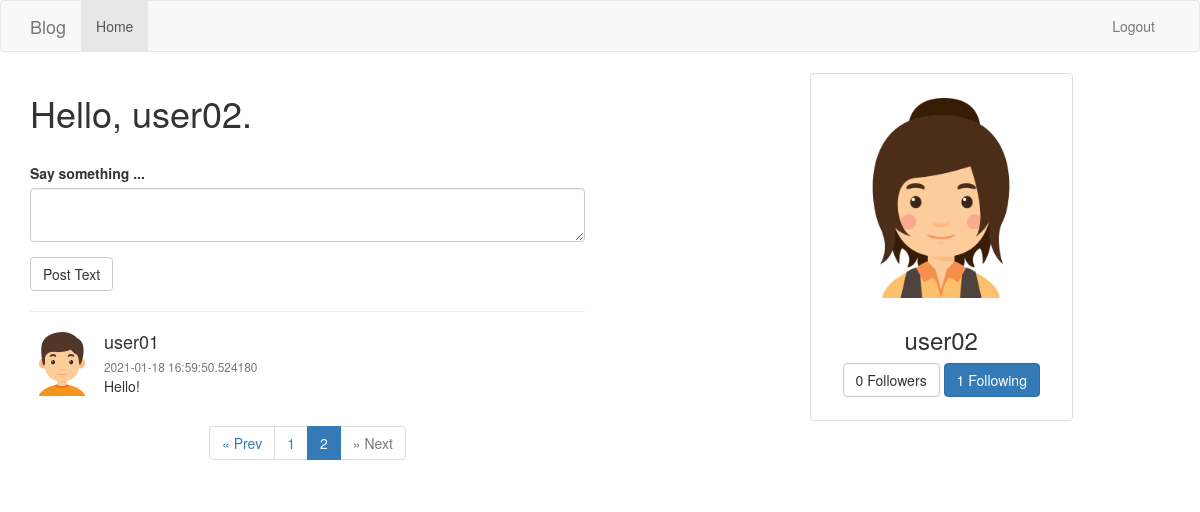
The app's page /?page=2 (signed in) with its own data.
### app/models.py (models this page shows, shortened)
class User(db.Model, UserMixin):
    id = db.Column(db.Integer, primary_key=True)
    username = db.Column(db.String(20), unique=True, nullable=False)
    password = db.Column(db.String(20), nullable=False)
    email = db.Column(db.String(120), unique=True, nullable=False)
    avatar_img = db.Column(db.String(120), default='/static/assets/default_avatar.png', nullable=False)
    posts = db.relationship('Post', backref=db.backref('author', lazy=True))
    followed = db.relationship(
        'User', secondary=followers,
        primaryjoin=(followers.c.follower_id == id),
        secondaryjoin=(followers.c.followed_id == id),
        backref=db.backref('followers', lazy=True),
        lazy=True
    )

class Post(db.Model):
        id = db.Column(db.Integer, primary_key=True)
        body = db.Column(db.String(140), nullable=False)
        timestamp = db.Column(db.DateTime, default=datetime.utcnow)
        user_id = db.Column(db.Integer, db.ForeignKey('user.id'), nullable=False)

### app/routes.py (the view)
@app.route('/', methods=['GET','POST'])
@login_required
def index():
    form = PostTweetForm()
    if form.validate_on_submit():
        body = form.text.data
        post = Post(body=body)
        current_user.posts.append(post)
        db.session.commit()
        flash('You have post a new tweet', category='success')
    n_followers = len(current_user.followers)
    n_followed = len(current_user.followed)
    page = request.args.get('page', 1, type=int)
    posts = Post.query.order_by(Post.timestamp.desc()).paginate(page, 5, False)
    return render_template('index.html', form=form, posts=posts, n_followers=n_followers, n_followed=n_followed)

### app/forms.py
class PostTweetForm(FlaskForm):
    text = TextAreaField('Say something ...', validators=[DataRequired(), Length(min=1, max=140)])
    submit = SubmitField('Post Text')

### app/models.py (called while the page is built)
@login.user_loader
def load_user(user_id):
    return User.query.filter_by(id=user_id).first()

### app/templates/index.html
{% extends "base.html" %}
{% block blog_content %}
  <div class="row">
    <div class="col-md-6">
      <h1>Hello, {{ current_user.username }}.</h1>
      <br>
      {% import 'bootstrap/wtf.html' as wtf %}
      {{ wtf.quick_form(form) }}
      <hr>
      {% include 'post_content.html' %}
    </div>
    <div class="col-md-3 col-md-offset-2">
      <div class="thumbnail text-center">
        <br>
        <img src="{{ current_user.avatar_img }}" alt="avatar" width="200px">
        <div class="caption">
          <h3>{{ current_user.username }}</h3>
          <p>
            <a href="#" class="btn btn-default" role="button">{{ n_followers }} Followers</a>
            <a href="#" class="btn btn-primary" role="button">{{ n_followed }} Following</a>
          </p>
        </div>
      </div>
    </div>
  </div>
{% endblock %}

### app/templates/post_content.html
{% for post in posts.items %}
    <div class="media">
        <div class="media-left">
            <a href="{{ url_for('user_page', username=post.author.username) }}">
            <img class="media-object" src="{{ post.author.avatar_img }}" alt="avatar" width="64px" >
            </a>
        </div>
        <div class="media-body">
            <h4 class="media-heading">{{ post.author.username }}</h4>
            <small class="text-muted">{{ post.timestamp }}</small>
            <p>{{ post.body }}</p>
        </div>
    </div>
{% endfor %}
<nav aria-label="Page navigation">
    <center>
        <ul class="pagination">
            <li class="{% if not posts.has_prev %}disabled{% endif %}">
                <a href="{{ url_for('index', page=posts.prev_num) }}" aria-label="Previous">
                    <span aria-hidden="true">&laquo; Prev</span>
                </a>
            </li>
            {% for i in posts.iter_pages(left_edge=2, left_current=1, right_current=2, right_edge=2) %}
                {% if i %}
                    <li class="{% if i==posts.page %}active{% endif %}"><a href="{{ url_for('index', page=i) }}">{{ i }}</a></li>
                {% else %}
                    <li class="disabled"><a href="#">...</a></li>
                {% endif %}
            {% endfor %}
            <li class="{% if not posts.has_next %}disabled{% endif %}">
                <a href="{{ url_for('index', page=posts.next_num) }}" aria-label="Next">
                    <span aria-hidden="true">&raquo; Next</span>
                </a>
            </li>
        </ul>
    </center>
</nav>

### records on screen
User: username "user02", avatar_img (picture)
Post: author.avatar_img (placeholder picture), author.username "user01", timestamp "2021-01-18 16:59:50.524180", body "Hello!"

### other values on screen
{{ i }} "1" "2"
{{ n_followers }} "0"
{{ n_followed }} "1"
